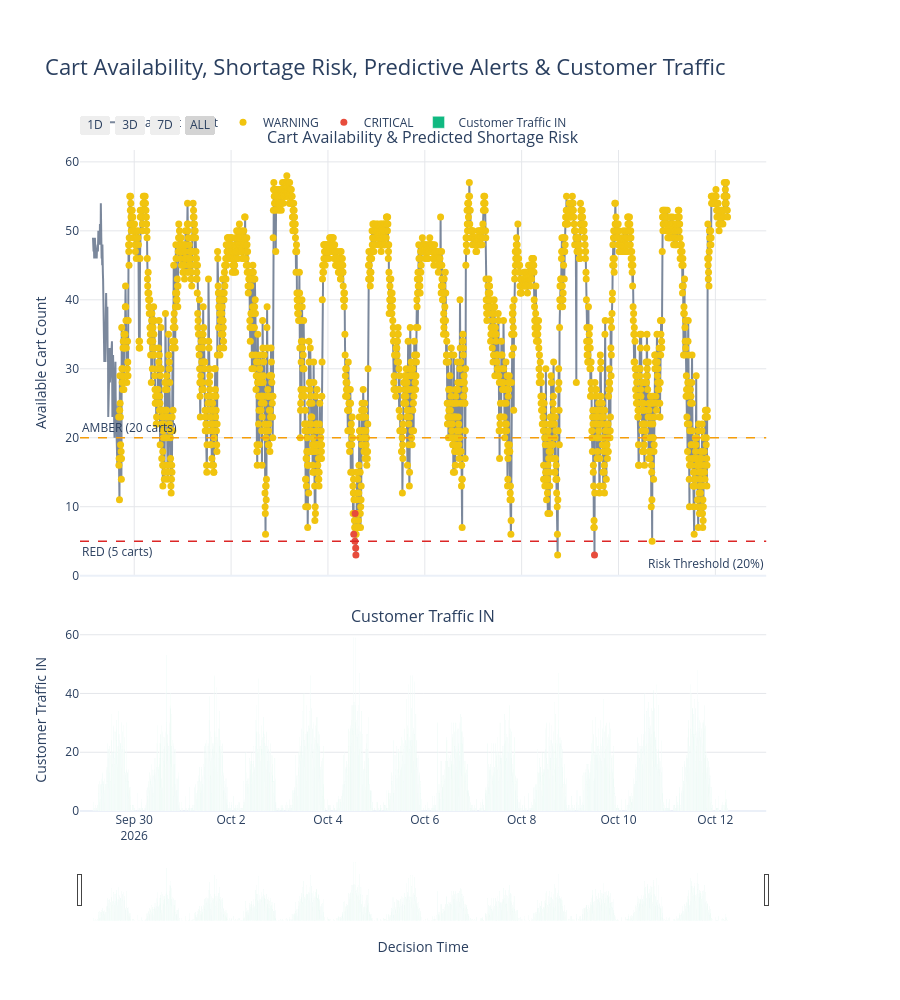

This figure's notebook cell:
### Code cell
import pandas as pd
import plotly.graph_objects as go
from plotly.subplots import make_subplots

# ============================================================
# 1. DATA PREPROCESSING
# ============================================================

df = final_result.copy()

df['decision_time'] = pd.to_datetime(
    df['decision_time'],
    errors='coerce'
)

numeric_cols = [
    'Count',
    'Count_IN',
    'should_replenish',
    'shortage_risk',
    'quantity'
]

for col in numeric_cols:
    if col not in df.columns:
        if col == 'Count_IN':
            raise ValueError("final_result must contain 'Count_IN'")
        df[col] = None

    df[col] = pd.to_numeric(df[col], errors='coerce')

df['should_replenish'] = df['should_replenish'].fillna(0)

df['alert_state'] = (
    df['alert_state']
    .fillna('NORMAL')
    .astype(str)
    .str.upper()
)

df = (
    df.dropna(subset=['decision_time'])
    .sort_values('decision_time')
    .reset_index(drop=True)
)

# ============================================================
# 2. CREATE FIGURE - TWO CHARTS, SHARED X AXIS
# ============================================================

fig = make_subplots(
    rows=2,
    cols=1,

    shared_xaxes=True,

    vertical_spacing=0.08,

    row_heights=[0.7, 0.3],

    specs=[
        [{"secondary_y": True}],
        [{"secondary_y": False}]
    ],

    subplot_titles=[
        'Cart Availability & Predicted Shortage Risk',
        'Customer Traffic IN'
    ]
)

# ============================================================
# 3. CHART 1 - ACTUAL CART COUNT
# ============================================================

fig.add_trace(
    go.Scatter(
        x=df['decision_time'],
        y=df['Count'],

        mode='lines',

        name='Actual Cart Count',

        line=dict(
            color='#64748B',
            width=2
        ),

        opacity=0.85,

        hovertemplate=(
            '<b>Time:</b> %{x}<br>'
            '<b>Cart Count:</b> %{y:.0f}'
            '<extra></extra>'
        )
    ),

    row=1,
    col=1,
    secondary_y=False
)

# ============================================================
# 4. CHART 1 - SHORTAGE RISK PROBABILITY
# ============================================================
#
# fig.add_trace(
#     go.Scatter(
#         x=df['decision_time'],
#         y=df['shortage_risk'],
#
#         mode='lines',
#
#         name='Predicted Shortage Risk',
#
#         line=dict(
#             color='#2563EB',
#             width=2.5
#         ),
#
#         opacity=0.9,
#
#         hovertemplate=(
#             '<b>Time:</b> %{x}<br>'
#             '<b>Shortage Risk:</b> %{y:.1%}'
#             '<extra></extra>'
#         )
#     ),
#
#     row=1,
#     col=1,
#     secondary_y=True
# )

# ============================================================
# 5. CHART 1 - ALERT MARKERS
# ============================================================

colors = {
    'WARNING': '#F1C40F',
    'CRITICAL': '#E74C3C'
}

for state, color in colors.items():

    subset = df[df['alert_state'] == state]

    for replenish_flag in [0, 1]:

        points = subset[
            subset['should_replenish'] == replenish_flag
        ]

        if points.empty:
            continue

        marker_size = 7 if replenish_flag == 0 else 17
        marker_line_width = 0 if replenish_flag == 0 else 2

        label = (
            state
            if replenish_flag == 0
            else f'{state} + Replenishment'
        )

        customdata = points[
            [
                'shortage_risk',
                'quantity',
                'should_replenish'
            ]
        ].to_numpy()

        fig.add_trace(
            go.Scatter(
                x=points['decision_time'],
                y=points['Count'],

                mode='markers',

                name=label,

                marker=dict(
                    color=color,
                    size=marker_size,
                    line=dict(
                        color='black',
                        width=marker_line_width
                    )
                ),

                customdata=customdata,

                hovertemplate=(
                    '<b>Time:</b> %{x}<br>'
                    '<b>Cart Count:</b> %{y:.0f}<br>'
                    f'<b>Alert State:</b> {state}<br>'
                    '<b>Shortage Risk:</b> %{customdata[0]:.1%}<br>'
                    '<b>Recommended Quantity:</b> %{customdata[1]}<br>'
                    '<b>Should Replenish:</b> %{customdata[2]}'
                    '<extra></extra>'
                )
            ),

            row=1,
            col=1,
            secondary_y=False
        )

# ============================================================
# 6. CHART 1 - CART THRESHOLDS
# ============================================================

fig.add_hline(
    y=20,
    line_dash='dash',
    line_color='#F59E0B',
    line_width=1.5,
    annotation_text='AMBER (20 carts)',
    annotation_position='top left',
    row=1,
    col=1,
    secondary_y=False
)

fig.add_hline(
    y=5,
    line_dash='dash',
    line_color='#DC2626',
    line_width=1.5,
    annotation_text='RED (5 carts)',
    annotation_position='bottom left',
    row=1,
    col=1,
    secondary_y=False
)

# ============================================================
# 7. CHART 1 - SHORTAGE RISK THRESHOLD
# ============================================================

RISK_THRESHOLD = 0.20

fig.add_hline(
    y=RISK_THRESHOLD,
    line_dash='dot',
    line_color='#2563EB',
    line_width=1.5,
    annotation_text=f'Risk Threshold ({RISK_THRESHOLD:.0%})',
    annotation_position='top right',
    row=1,
    col=1,
    secondary_y=True
)

# ============================================================
# 8. CHART 2 - CUSTOMER TRAFFIC IN
# ============================================================

fig.add_trace(
    go.Bar(
        x=df['decision_time'],
        y=df['Count_IN'],

        name='Customer Traffic IN',

        marker=dict(
            color='#10B981',
            opacity=0.75
        ),

        hovertemplate=(
            '<b>Time:</b> %{x}<br>'
            '<b>Traffic IN:</b> %{y:.0f}'
            '<extra></extra>'
        )
    ),

    row=2,
    col=1
)

# ============================================================
# 9. LAYOUT
# ============================================================

fig.update_layout(
    title=dict(
        text=(
            'Cart Availability, Shortage Risk, '
            'Predictive Alerts & Customer Traffic'
        ),
        font=dict(size=22)
    ),

    template='plotly_white',

    height=1000,

    hovermode='x unified',

    legend=dict(
        orientation='h',
        yanchor='bottom',
        y=1.02,
        xanchor='left',
        x=0
    ),

    margin=dict(
        l=80,
        r=90,
        t=150,
        b=80
    ),

    bargap=0.1
)

# ============================================================
# 10. X AXES
# ============================================================

fig.update_xaxes(
    showgrid=True,
    gridcolor='#E5E7EB',

    tickformat='%m-%d %H:%M',

    rangeselector=dict(
        buttons=[
            dict(count=1, label='1D', step='day', stepmode='backward'),
            dict(count=3, label='3D', step='day', stepmode='backward'),
            dict(count=7, label='7D', step='day', stepmode='backward'),
            dict(step='all', label='ALL')
        ]
    ),

    row=1,
    col=1
)

fig.update_xaxes(
    title_text='Decision Time',

    rangeslider=dict(
        visible=True,
        thickness=0.08
    ),

    row=2,
    col=1
)

# ============================================================
# 11. Y AXES
# ============================================================

# Chart 1 - Left Y axis
fig.update_yaxes(
    title_text='Available Cart Count',
    rangemode='tozero',
    showgrid=True,
    gridcolor='#E5E7EB',
    row=1,
    col=1,
    secondary_y=False
)

# Chart 1 - Right Y axis
fig.update_yaxes(
    title_text='Shortage Probability',
    range=[0, 1],
    tickformat='.0%',
    dtick=0.1,
    showgrid=False,
    row=1,
    col=1,
    secondary_y=True
)

# Chart 2 - Traffic IN
fig.update_yaxes(
    title_text='Customer Traffic IN',
    rangemode='tozero',
    showgrid=True,
    gridcolor='#E5E7EB',
    row=2,
    col=1
)

# ============================================================
# 12. EXPORT HTML
# ============================================================

output_file = 'cart_alert_dashboard.html'

fig.write_html(
    output_file,
    include_plotlyjs=True,
    full_html=True
)

print(f'HTML saved: {output_file}')

fig.show()

### Figure 1 — Plotly figure (JSON) as saved in the notebook; plotly's stock layout.template omitted (floating-point values rounded to 4 significant figures; data arrays with more than 128 entries replaced by an {"elided": "..."} marker saying what was removed)
{"data": [{"hovertemplate": "<b>Time:</b> %{x}<br><b>Cart Count:</b> %{y:.0f}<extra></extra>", "line": {"color": "#64748B", "width": 2}, "mode": "lines", "name": "Actual Cart Count", "opacity": 0.85, "x": {"elided": "2523 str values"}, "y": {"elided": "2523 int values"}, "type": "scatter", "xaxis": "x", "yaxis": "y"}, {"customdata": {"elided": "2411x3 float values"}, "hovertemplate": "<b>Time:</b> %{x}<br><b>Cart Count:</b> %{y:.0f}<br><b>Alert State:</b> WARNING<br><b>Shortage Risk:</b> %{customdata[0]:.1%}<br><b>Recommended Quantity:</b> %{customdata[1]}<br><b>Should Replenish:</b> %{customdata[2]}<extra></extra>", "marker": {"color": "#F1C40F", "line": {"color": "black", "width": 0}, "size": 7}, "mode": "markers", "name": "WARNING", "x": {"elided": "2411 str values"}, "y": {"elided": "2411 int values"}, "type": "scatter", "xaxis": "x", "yaxis": "y"}, {"customdata": [[0.7311, 0.0, 0.0], [0.747, 0.0, 0.0], [0.8566, 20.0, 0.0], [0.8805, 0.0, 0.0], [0.7709, 0.0, 0.0], [0.7191, 0.0, 0.0]], "hovertemplate": "<b>Time:</b> %{x}<br><b>Cart Count:</b> %{y:.0f}<br><b>Alert State:</b> CRITICAL<br><b>Shortage Risk:</b> %{customdata[0]:.1%}<br><b>Recommended Quantity:</b> %{customdata[1]}<br><b>Should Replenish:</b> %{customdata[2]}<extra></extra>", "marker": {"color": "#E74C3C", "line": {"color": "black", "width": 0}, "size": 7}, "mode": "markers", "name": "CRITICAL", "x": ["2026-10-04T12:48:03.000000", "2026-10-04T13:21:25.000000", "2026-10-04T13:28:06.000000", "2026-10-04T13:44:47.000000", "2026-10-04T13:51:27.000000", "2026-10-09T12:06:15.000000"], "y": [6, 5, 9, 4, 3, 3], "type": "scatter", "xaxis": "x", "yaxis": "y"}, {"hovertemplate": "<b>Time:</b> %{x}<br><b>Traffic IN:</b> %{y:.0f}<extra></extra>", "marker": {"color": "#10B981", "opacity": 0.75}, "name": "Customer Traffic IN", "x": {"elided": "2523 str values"}, "y": {"elided": "2523 int values"}, "type": "bar", "xaxis": "x2", "yaxis": "y3"}], "layout": {"xaxis": {"anchor": "y", "domain": [0.0, 0.94], "matches": "x2", "showticklabels": false, "showgrid": true, "gridcolor": "#E5E7EB", "tickformat": "%m-%d %H:%M", "rangeselector": {"buttons": [{"count": 1, "label": "1D", "step": "day", "stepmode": "backward"}, {"count": 3, "label": "3D", "step": "day", "stepmode": "backward"}, {"count": 7, "label": "7D", "step": "day", "stepmode": "backward"}, {"label": "ALL", "step": "all"}]}}, "yaxis": {"anchor": "x", "domain": [0.356, 1.0], "title": {"text": "Available Cart Count"}, "rangemode": "tozero", "showgrid": true, "gridcolor": "#E5E7EB"}, "yaxis2": {"anchor": "x", "overlaying": "y", "side": "right", "title": {"text": "Shortage Probability"}, "range": [0, 1], "tickformat": ".0%", "dtick": 0.1, "showgrid": false}, "xaxis2": {"anchor": "y3", "domain": [0.0, 0.94], "title": {"text": "Decision Time"}, "rangeslider": {"visible": true, "thickness": 0.08}}, "yaxis3": {"anchor": "x2", "domain": [0.0, 0.276], "title": {"text": "Customer Traffic IN"}, "rangemode": "tozero", "showgrid": true, "gridcolor": "#E5E7EB"}, "annotations": [{"font": {"size": 16}, "showarrow": false, "text": "Cart Availability & Predicted Shortage Risk", "x": 0.47, "xanchor": "center", "xref": "paper", "y": 1.0, "yanchor": "bottom", "yref": "paper"}, {"font": {"size": 16}, "showarrow": false, "text": "Customer Traffic IN", "x": 0.47, "xanchor": "center", "xref": "paper", "y": 0.276, "yanchor": "bottom", "yref": "paper"}, {"showarrow": false, "text": "AMBER (20 carts)", "x": 0, "xanchor": "left", "xref": "x domain", "y": 20, "yanchor": "bottom", "yref": "y"}, {"showarrow": false, "text": "RED (5 carts)", "x": 0, "xanchor": "left", "xref": "x domain", "y": 5, "yanchor": "top", "yref": "y"}, {"showarrow": false, "text": "Risk Threshold (20%)", "x": 1, "xanchor": "right", "xref": "x domain", "y": 0.2, "yanchor": "bottom", "yref": "y"}], "shapes": [{"line": {"color": "#F59E0B", "dash": "dash", "width": 1.5}, "type": "line", "x0": 0, "x1": 1, "xref": "x domain", "y0": 20, "y1": 20, "yref": "y"}, {"line": {"color": "#DC2626", "dash": "dash", "width": 1.5}, "type": "line", "x0": 0, "x1": 1, "xref": "x domain", "y0": 5, "y1": 5, "yref": "y"}], "title": {"font": {"size": 22}, "text": "Cart Availability, Shortage Risk, Predictive Alerts & Customer Traffic"}, "legend": {"orientation": "h", "yanchor": "bottom", "y": 1.02, "xanchor": "left", "x": 0}, "margin": {"l": 80, "r": 90, "t": 150, "b": 80}, "height": 1000, "hovermode": "x unified", "bargap": 0.1}}
